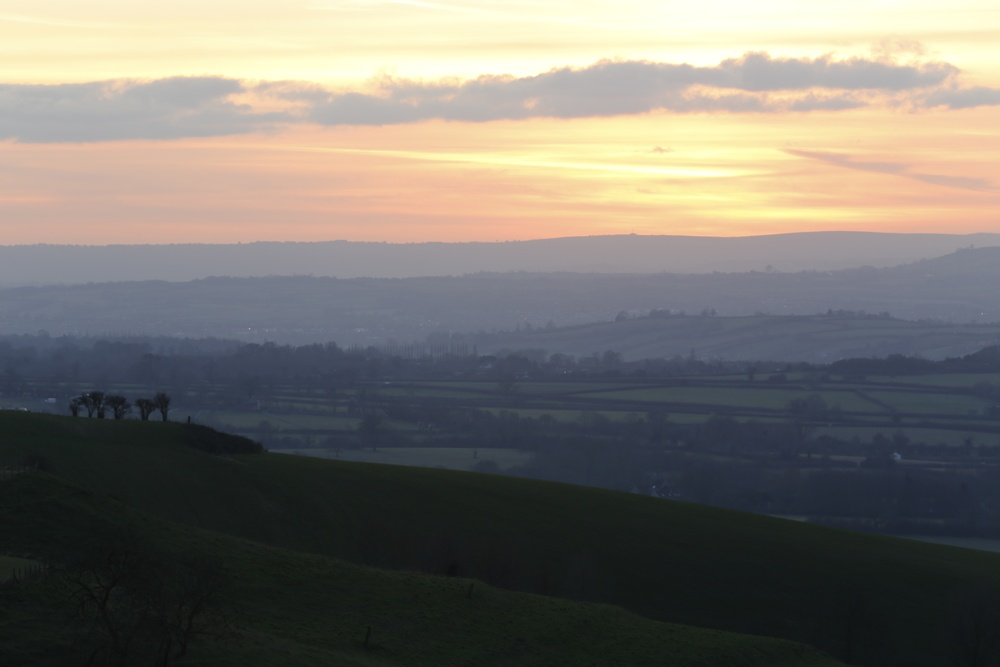
%> input picture TestResource/01.JPG, 1000 x 667 px, shrunk from 5472 x 3648 before the run
$ octave --eval "TEST_RGB_EFFECT('../TestResource/01.JPG');"   (GNU Octave 9; MATLAB toolbox functions it lacks are replaced by stand-ins)
%> lines starting %> are read from the running program, lines starting %| are printed output that depends on the picture
function TEST_RGB_EFFECT(img_path)
%> called with img_path = '../TestResource/01.JPG'
    Img = imread(img_path);
%> Img is the input picture: size 667x1000x3 uint8; mean R, G, B 120.3, 116.4, 109.8
    R = Img(:,:,1);
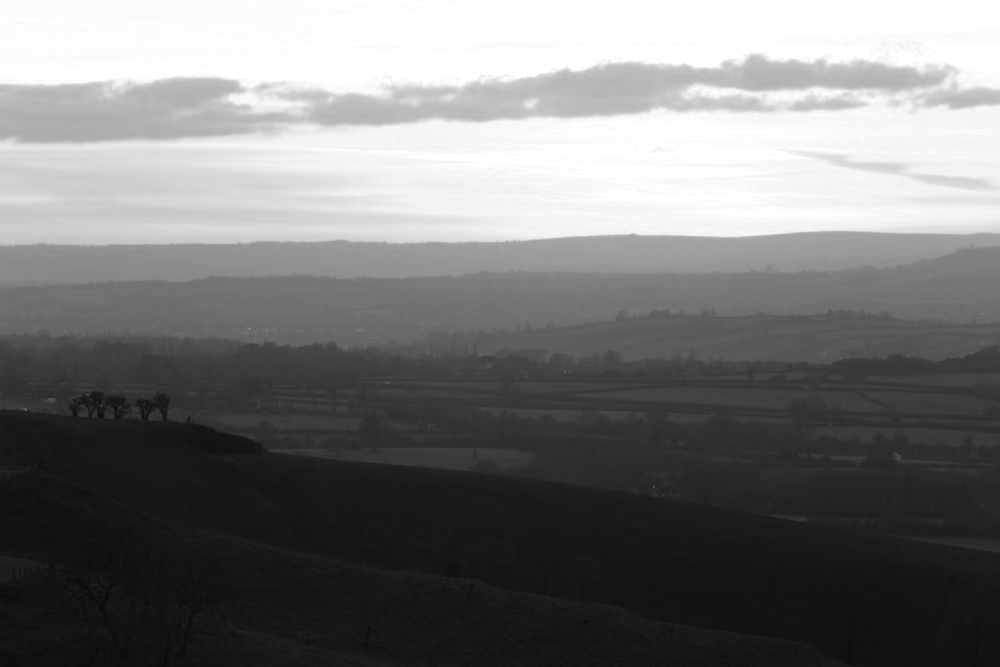
%> R: size 667x1000 uint8; min 8, max 255, mean 120.3
    G = Img(:,:,2);
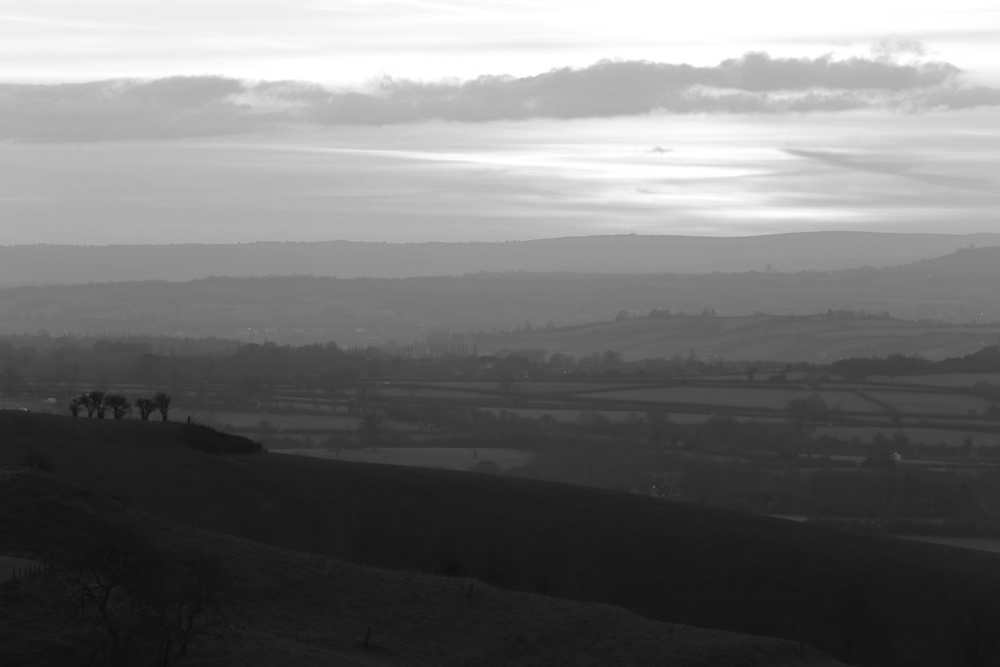
%> G: size 667x1000 uint8; min 10, max 255, mean 116.4
    B = Img(:,:,3);
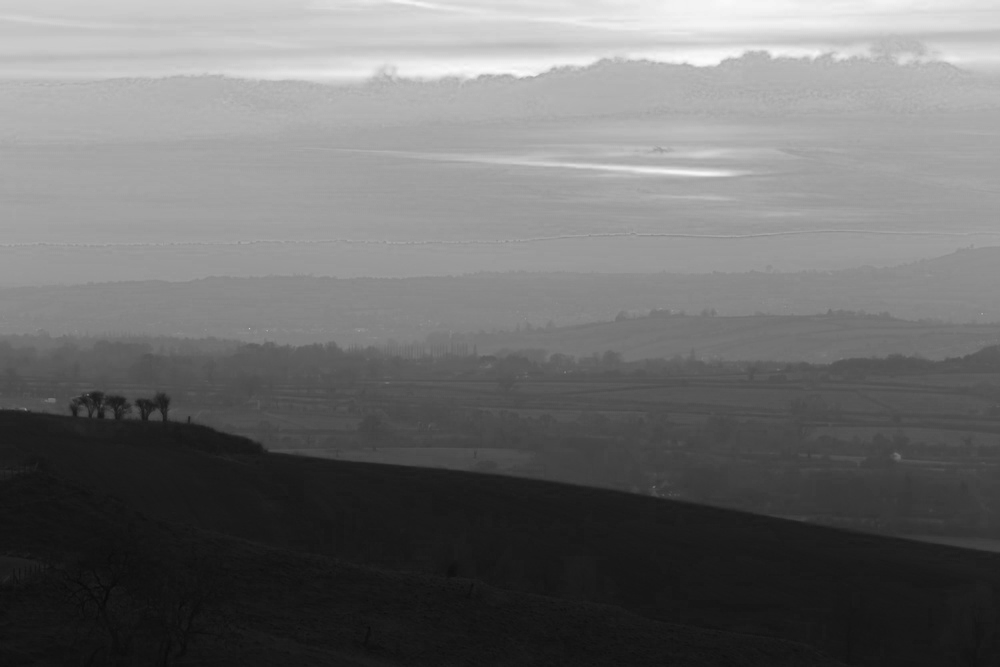
%> B: size 667x1000 uint8; min 9, max 252, mean 109.8

    % show results
    figure('name','R'); imshow(R);
    figure('name','G'); imshow(G);
    figure('name','B'); imshow(B);
    figure('name','G-B-R'); imshow(imsubtract(imsubtract(G,B),R) * 100);
end
